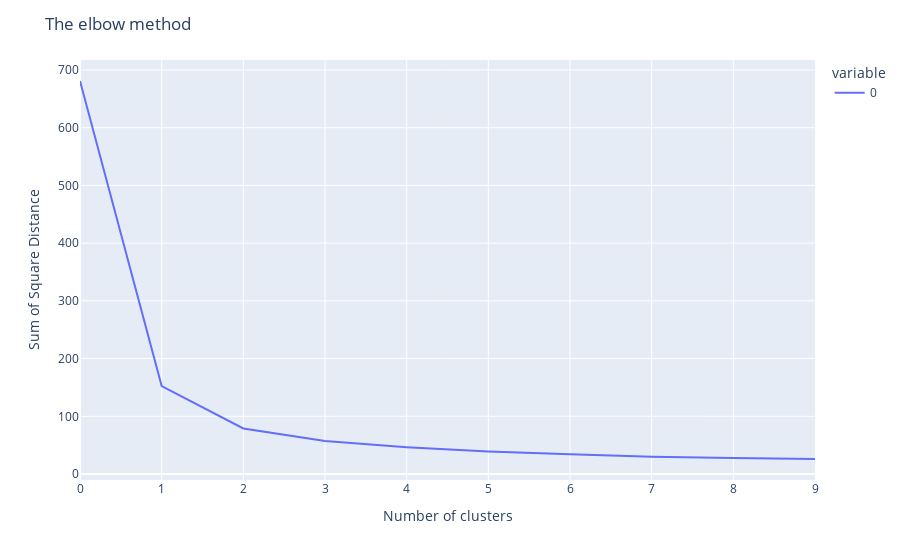

Here is the notebook cell this chart was saved with:
### Code cell
import plotly.express as px
fig = px.line(sum_of_square_distance)
fig['layout'].update(title='The elbow method')
fig['layout']['xaxis'].update(title='Number of clusters')
fig['layout']['yaxis'].update(title='Sum of Square Distance')
fig.show()

### Figure 1 — Plotly figure (JSON) as saved in the notebook; plotly's stock layout.template omitted (floating-point values rounded to 4 significant figures)
{"data": [{"hovertemplate": "variable=0<br>index=%{x}<br>value=%{y}<extra></extra>", "legendgroup": "0", "line": {"color": "#636efa", "dash": "solid"}, "marker": {"symbol": "circle"}, "mode": "lines", "name": "0", "orientation": "v", "showlegend": true, "type": "scatter", "x": [0, 1, 2, 3, 4, 5, 6, 7, 8, 9], "xaxis": "x", "y": [680.8, 152.4, 78.94, 57.32, 46.56, 38.93, 34.19, 30.06, 27.84, 26.05], "yaxis": "y"}], "layout": {"legend": {"title": {"text": "variable"}, "tracegroupgap": 0}, "margin": {"t": 60}, "title": {"text": "The elbow method"}, "xaxis": {"anchor": "y", "domain": [0, 1], "title": {"text": "Number of clusters"}}, "yaxis": {"anchor": "x", "domain": [0, 1], "title": {"text": "Sum of Square Distance"}}}}
